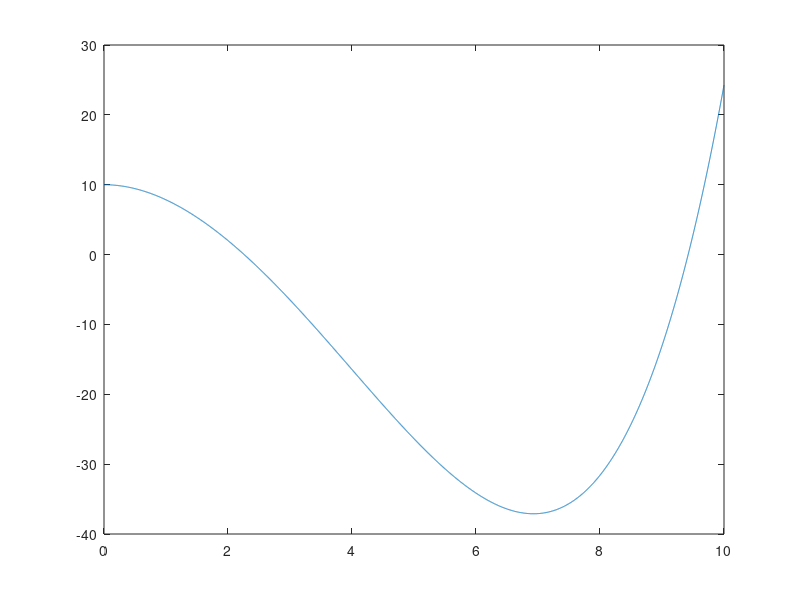

The MATLAB script that drew this image:
clear
clc
A=[1 0 0 0 0 0;1 10 100 1000 10000 100000;0 1 0 0 0 0;0 1 20 30 4000 50000;1 2 4 8 16 32;0 0 2 48 768 1024];
b=[10;20;0;0;2;0];
inv(A)*b;
%y=10+0*t-2.3314*t^2+0.1734*t^3-0.0066*t^4+0.0014*t^5
weizhixishu=[0.0014 -0.0066 0.1734 -2.3314 0 10.0000];
t=0:0.001:10;
y=polyval(weizhixishu,t);
plot(t,y)
